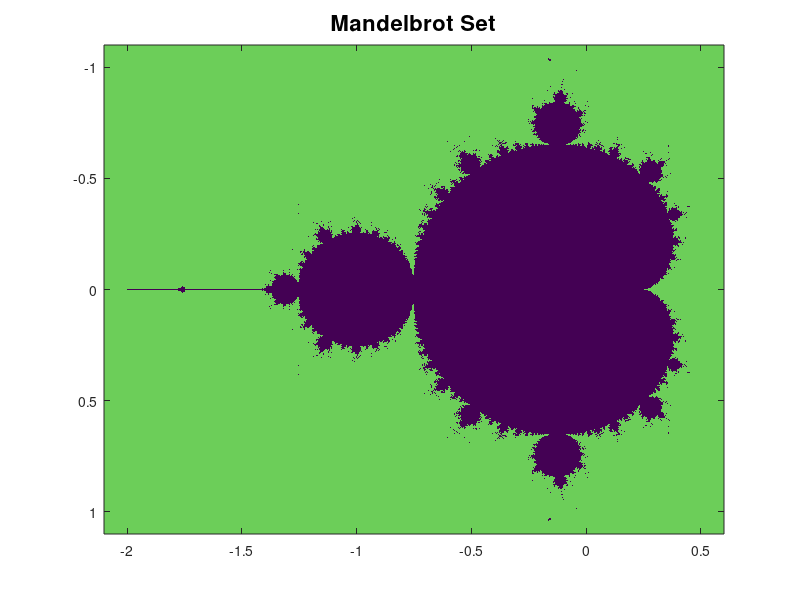

The MATLAB script that drew this image:
% Mandelbrot set
% MANDEL.m

x=linspace(-2.1,0.6,2001);
y=linspace(-1.1,1.1,2001);

[X,Y]=meshgrid(x,y);
C=complex(X,Y);

Z_max=1e6; it_max=50;

Z=C;
Z2=C;
for k=1:it_max
    Z=Z.^2+C;
    Z2(abs(Z)>Z_max) = k;
    waitbar(k/it_max);
end
%contourf(x,y,abs(Z)<Z_max,10);
image(X,Y,abs(Z2));
axis tight
title('Mandelbrot Set', 'FontSize',16);

